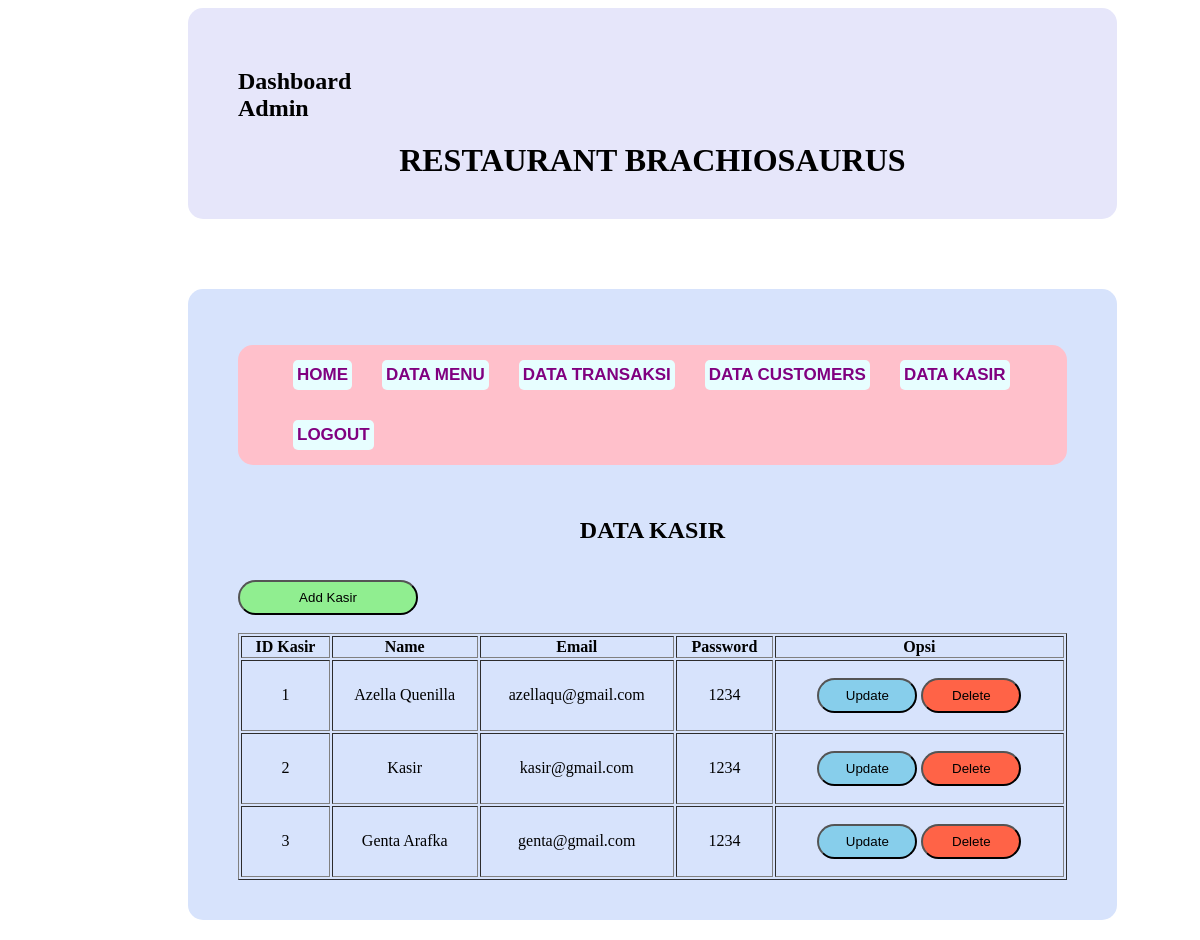
Page /PW_KasirRestoran_Syavira/admin/index.php?halaman=dataKasir on the committed database.
### tables this page shows
CREATE TABLE `kasir` (
  `id_kasir` int(11) NOT NULL,
  `nama` varchar(100) NOT NULL,
  `email` varchar(100) NOT NULL,
  `password` varchar(50) NOT NULL
);

### PW_KasirRestoran_Syavira/admin/dataKasir.php (the view)
  		<h1 class="center">DATA KASIR</h1><br><br>
<a href="index.php?halaman=createKasir"><button style="border-radius: 20px;
height: 35px; text-align: center; width: 180px; background-color: lightgreen;">Add Kasir</button></a><br><br>
<table border="1" style="text-align: center; width: 100%">
  	    <thead>
		<tr>
			<th>ID Kasir</th>
			<th>Name</th>
			<th>Email</th>
			<th>Password</th>
			<th>Opsi</th>
		</tr>
		</thead>
		<tbody>
		<tr>
			<?php $ambil = $koneksi->query("SELECT * FROM kasir"); ?>
  		<?php while($pecah = $ambil->fetch_assoc()){ ?>
			<td><?php echo $pecah ['id_kasir']; ?></td>
			<td><?php echo $pecah ['nama']; ?></td>
			<td><?php echo $pecah ['email']; ?></td>
			<td><?php echo $pecah ['password']; ?></td>
			<td>
				<p>
				<a href="index.php?halaman=updateKasir&id=<?php echo $pecah ['id_kasir']; ?>"><button style="border-radius: 20px; height: 35px; text-align: center; width: 100px; background-color: skyblue;">Update</button></a>
				<a href="index.php?halaman=deleteKasir&id=<?php echo $pecah['id_kasir']; ?>"><button style="border-radius: 20px; height: 35px; text-align: center; width: 100px; background-color: tomato;">Delete</button></a>
				</p>
			</td>
		</tr>
		<?php } ?>
		</tbody>
	    </table>

### PW_KasirRestoran_Syavira/css/style.css (style rules this page uses)
.center { width: -moz-fit-content; width: -webkit-fit-content; width: fit-content; margin: auto; }

### rows in the picture
kasir: id_kasir "1", nama "Azella Quenilla", email "azellaqu@gmail.com", password "1234"
kasir: id_kasir "2", nama "Kasir", email "kasir@gmail.com", password "1234"
kasir: id_kasir "3", nama "Genta Arafka", email "genta@gmail.com", password "1234"
